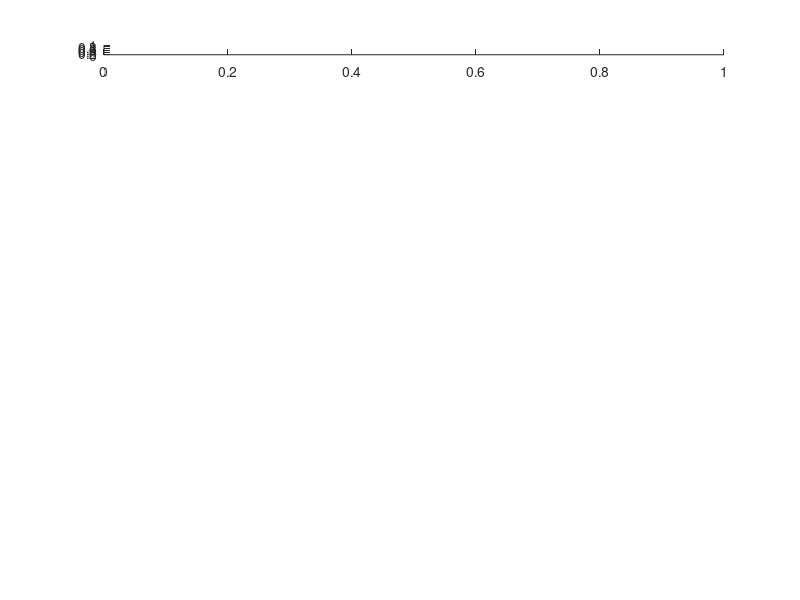

This chart was generated by the following MATLAB code: (Note: this script raises an error after producing the figure.)
%plot(VarName14, VarName15)

figure 
subplot(12,1,1)
plot(VarName14, VarName15)
title('12 Lead ECG')
ylabel('Lead 1 Voltage (mV)', 'fontsize', 8)
yh = get(gca,'YLabel'); % Handle of the y label
set(yh, 'Units', 'Normalized')
pos = get(yh, 'Position');
set(yh, 'Position',pos.*[1,1,1],'Rotation',0)
set(gca,'xtick',[],'ytick',[])
set(gca,'ytickMode', 'auto')
subplot(12,1,2)
plot(VarName14, VarName16)
ylabel('Lead 2', 'fontsize', 8)
yh = get(gca,'YLabel'); % Handle of the y label
set(yh, 'Units', 'Normalized')
pos = get(yh, 'Position');
set(yh, 'Position',pos.*[1,1,1],'Rotation',0)
set(gca,'xtick',[],'ytick',[])
subplot(12,1,3)
plot(VarName14, VarName17)
ylabel('Lead 3', 'fontsize', 8)
yh = get(gca,'YLabel'); % Handle of the y label
set(yh, 'Units', 'Normalized')
pos = get(yh, 'Position');
set(yh, 'Position',pos.*[1,1,1],'Rotation',0)
set(gca,'xtick',[],'ytick',[])
subplot(12,1,4)
plot(VarName14, VarName18)
ylabel('Lead 4', 'fontsize', 8)
yh = get(gca,'YLabel'); % Handle of the y label
set(yh, 'Units', 'Normalized')
pos = get(yh, 'Position');
set(yh, 'Position',pos.*[1,1,1],'Rotation',0)
set(gca,'xtick',[],'ytick',[])
subplot(12,1,5)
plot(VarName14, VarName19)
ylabel('Lead 5', 'fontsize', 8)
yh = get(gca,'YLabel'); % Handle of the y label
set(yh, 'Units', 'Normalized')
pos = get(yh, 'Position');
set(yh, 'Position',pos.*[1,1,1],'Rotation',0)
set(gca,'xtick',[],'ytick',[])
subplot(12,1,6)
plot(VarName14, VarName20)
ylabel('Lead 6', 'fontsize', 8)
yh = get(gca,'YLabel'); % Handle of the y label
set(yh, 'Units', 'Normalized')
pos = get(yh, 'Position');
set(yh, 'Position',pos.*[1,1,1],'Rotation',0)
set(gca,'xtick',[],'ytick',[])
subplot(12,1,7)
plot(VarName14, VarName21)
ylabel('Lead 7', 'fontsize', 8)
yh = get(gca,'YLabel'); % Handle of the y label
set(yh, 'Units', 'Normalized')
pos = get(yh, 'Position');
set(yh, 'Position',pos.*[1,1,1],'Rotation',0)
set(gca,'xtick',[],'ytick',[])
subplot(12,1,8)
plot(VarName14, VarName22)
ylabel('Lead 8', 'fontsize', 8)
yh = get(gca,'YLabel'); % Handle of the y label
set(yh, 'Units', 'Normalized')
pos = get(yh, 'Position');
set(yh, 'Position',pos.*[1,1,1],'Rotation',0)
set(gca,'xtick',[],'ytick',[])
subplot(12,1,9)
plot(VarName14, VarName23)
ylabel('Lead 9', 'fontsize', 8)
yh = get(gca,'YLabel'); % Handle of the y label
set(yh, 'Units', 'Normalized')
pos = get(yh, 'Position');
set(yh, 'Position',pos.*[1,1,1],'Rotation',0)
set(gca,'xtick',[],'ytick',[])
subplot(12,1,10)
plot(VarName14, VarName24)
ylabel('Lead 10', 'fontsize', 8)
yh = get(gca,'YLabel'); % Handle of the y label
set(yh, 'Units', 'Normalized')
pos = get(yh, 'Position');
set(yh, 'Position',pos.*[1,1,1],'Rotation',0)
set(gca,'xtick',[],'ytick',[])
subplot(12,1,11)
plot(VarName14, VarName25)
ylabel('Lead 11', 'fontsize', 8)
yh = get(gca,'YLabel'); % Handle of the y label
set(yh, 'Units', 'Normalized')
pos = get(yh, 'Position');
set(yh, 'Position',pos.*[1,1,1],'Rotation',0)
set(gca,'xtick',[],'ytick',[])
subplot(12,1,12)
plot(VarName14, VarName26)
ylabel('Lead 12', 'fontsize', 8)
yh = get(gca,'YLabel'); % Handle of the y label
set(yh, 'Units', 'Normalized')
pos = get(yh, 'Position');
set(yh, 'Position',pos.*[1,1,1],'Rotation',0)
set(gca,'xtick',[],'ytick',[])
set(gca,'xtickMode', 'auto')
xlabel('Time (msec)')
